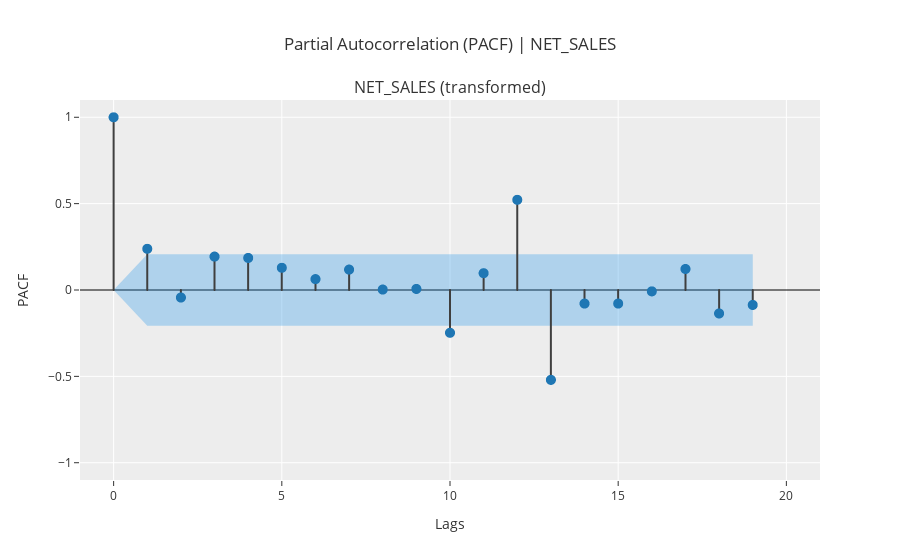

Source (notebook cell):
### Code cell
plot_model(plot = 'pacf')

### Figure 1 — Plotly figure (JSON) as saved in the notebook; plotly's stock layout.template omitted (floating-point values rounded to 4 significant figures)
{"data": [{"line": {"color": "#3f3f3f"}, "marker": {"size": 10}, "mode": "lines", "name": "PACF", "showlegend": false, "type": "scattergl", "x": [0, 0], "xaxis": "x", "y": [0, 1], "yaxis": "y"}, {"line": {"color": "#3f3f3f"}, "marker": {"size": 10}, "mode": "lines", "name": "PACF", "showlegend": false, "type": "scattergl", "x": [1, 1], "xaxis": "x", "y": [0, 0.2385], "yaxis": "y"}, {"line": {"color": "#3f3f3f"}, "marker": {"size": 10}, "mode": "lines", "name": "PACF", "showlegend": false, "type": "scattergl", "x": [2, 2], "xaxis": "x", "y": [0, -0.04367], "yaxis": "y"}, {"line": {"color": "#3f3f3f"}, "marker": {"size": 10}, "mode": "lines", "name": "PACF", "showlegend": false, "type": "scattergl", "x": [3, 3], "xaxis": "x", "y": [0, 0.1934], "yaxis": "y"}, {"line": {"color": "#3f3f3f"}, "marker": {"size": 10}, "mode": "lines", "name": "PACF", "showlegend": false, "type": "scattergl", "x": [4, 4], "xaxis": "x", "y": [0, 0.1856], "yaxis": "y"}, {"line": {"color": "#3f3f3f"}, "marker": {"size": 10}, "mode": "lines", "name": "PACF", "showlegend": false, "type": "scattergl", "x": [5, 5], "xaxis": "x", "y": [0, 0.1287], "yaxis": "y"}, {"line": {"color": "#3f3f3f"}, "marker": {"size": 10}, "mode": "lines", "name": "PACF", "showlegend": false, "type": "scattergl", "x": [6, 6], "xaxis": "x", "y": [0, 0.06292], "yaxis": "y"}, {"line": {"color": "#3f3f3f"}, "marker": {"size": 10}, "mode": "lines", "name": "PACF", "showlegend": false, "type": "scattergl", "x": [7, 7], "xaxis": "x", "y": [0, 0.1182], "yaxis": "y"}, {"line": {"color": "#3f3f3f"}, "marker": {"size": 10}, "mode": "lines", "name": "PACF", "showlegend": false, "type": "scattergl", "x": [8, 8], "xaxis": "x", "y": [0, 0.002452], "yaxis": "y"}, {"line": {"color": "#3f3f3f"}, "marker": {"size": 10}, "mode": "lines", "name": "PACF", "showlegend": false, "type": "scattergl", "x": [9, 9], "xaxis": "x", "y": [0, 0.006185], "yaxis": "y"}, {"line": {"color": "#3f3f3f"}, "marker": {"size": 10}, "mode": "lines", "name": "PACF", "showlegend": false, "type": "scattergl", "x": [10, 10], "xaxis": "x", "y": [0, -0.2478], "yaxis": "y"}, {"line": {"color": "#3f3f3f"}, "marker": {"size": 10}, "mode": "lines", "name": "PACF", "showlegend": false, "type": "scattergl", "x": [11, 11], "xaxis": "x", "y": [0, 0.09731], "yaxis": "y"}, {"line": {"color": "#3f3f3f"}, "marker": {"size": 10}, "mode": "lines", "name": "PACF", "showlegend": false, "type": "scattergl", "x": [12, 12], "xaxis": "x", "y": [0, 0.5221], "yaxis": "y"}, {"line": {"color": "#3f3f3f"}, "marker": {"size": 10}, "mode": "lines", "name": "PACF", "showlegend": false, "type": "scattergl", "x": [13, 13], "xaxis": "x", "y": [0, -0.5203], "yaxis": "y"}, {"line": {"color": "#3f3f3f"}, "marker": {"size": 10}, "mode": "lines", "name": "PACF", "showlegend": false, "type": "scattergl", "x": [14, 14], "xaxis": "x", "y": [0, -0.07846], "yaxis": "y"}, {"line": {"color": "#3f3f3f"}, "marker": {"size": 10}, "mode": "lines", "name": "PACF", "showlegend": false, "type": "scattergl", "x": [15, 15], "xaxis": "x", "y": [0, -0.07849], "yaxis": "y"}, {"line": {"color": "#3f3f3f"}, "marker": {"size": 10}, "mode": "lines", "name": "PACF", "showlegend": false, "type": "scattergl", "x": [16, 16], "xaxis": "x", "y": [0, -0.007785], "yaxis": "y"}, {"line": {"color": "#3f3f3f"}, "marker": {"size": 10}, "mode": "lines", "name": "PACF", "showlegend": false, "type": "scattergl", "x": [17, 17], "xaxis": "x", "y": [0, 0.1215], "yaxis": "y"}, {"line": {"color": "#3f3f3f"}, "marker": {"size": 10}, "mode": "lines", "name": "PACF", "showlegend": false, "type": "scattergl", "x": [18, 18], "xaxis": "x", "y": [0, -0.1359], "yaxis": "y"}, {"line": {"color": "#3f3f3f"}, "marker": {"size": 10}, "mode": "lines", "name": "PACF", "showlegend": false, "type": "scattergl", "x": [19, 19], "xaxis": "x", "y": [0, -0.08656], "yaxis": "y"}, {"marker": {"color": "#1f77b4", "size": 10}, "mode": "markers", "name": "PACF", "showlegend": false, "type": "scattergl", "x": [0, 1, 2, 3, 4, 5, 6, 7, 8, 9, 10, 11, 12, 13, 14, 15, 16, 17, 18, 19], "xaxis": "x", "y": [1, 0.2385, -0.04367, 0.1934, 0.1856, 0.1287, 0.06292, 0.1182, 0.002452, 0.006185, -0.2478, 0.09731, 0.5221, -0.5203, -0.07846, -0.07849, -0.007785, 0.1215, -0.1359, -0.08656], "yaxis": "y"}, {"line": {"color": "rgba(255,255,255,0)"}, "marker": {"size": 10}, "mode": "lines", "name": "UC", "showlegend": false, "type": "scatter", "x": [0, 1, 2, 3, 4, 5, 6, 7, 8, 9, 10, 11, 12, 13, 14, 15, 16, 17, 18, 19], "xaxis": "x", "y": [0, 0.2066, 0.2066, 0.2066, 0.2066, 0.2066, 0.2066, 0.2066, 0.2066, 0.2066, 0.2066, 0.2066, 0.2066, 0.2066, 0.2066, 0.2066, 0.2066, 0.2066, 0.2066, 0.2066], "yaxis": "y"}, {"fill": "tonexty", "fillcolor": "rgba(32, 146, 230,0.3)", "line": {"color": "rgba(255,255,255,0)"}, "marker": {"size": 10}, "mode": "lines", "name": "LC", "showlegend": false, "type": "scatter", "x": [0, 1, 2, 3, 4, 5, 6, 7, 8, 9, 10, 11, 12, 13, 14, 15, 16, 17, 18, 19], "xaxis": "x", "y": [0, -0.2066, -0.2066, -0.2066, -0.2066, -0.2066, -0.2066, -0.2066, -0.2066, -0.2066, -0.2066, -0.2066, -0.2066, -0.2066, -0.2066, -0.2066, -0.2066, -0.2066, -0.2066, -0.2066], "yaxis": "y"}], "layout": {"annotations": [{"font": {"size": 16}, "showarrow": false, "text": "NET_SALES (transformed)", "x": 0.5, "xanchor": "center", "xref": "paper", "y": 1, "yanchor": "bottom", "yref": "paper"}], "showlegend": false, "title": {"text": "Partial Autocorrelation (PACF) | NET_SALES"}, "xaxis": {"anchor": "y", "domain": [0, 1], "range": [-1, 21], "title": {"text": "Lags"}}, "yaxis": {"anchor": "x", "domain": [0, 1], "range": [-1.1, 1.1], "title": {"text": "PACF"}, "zerolinecolor": "#000000"}}}
